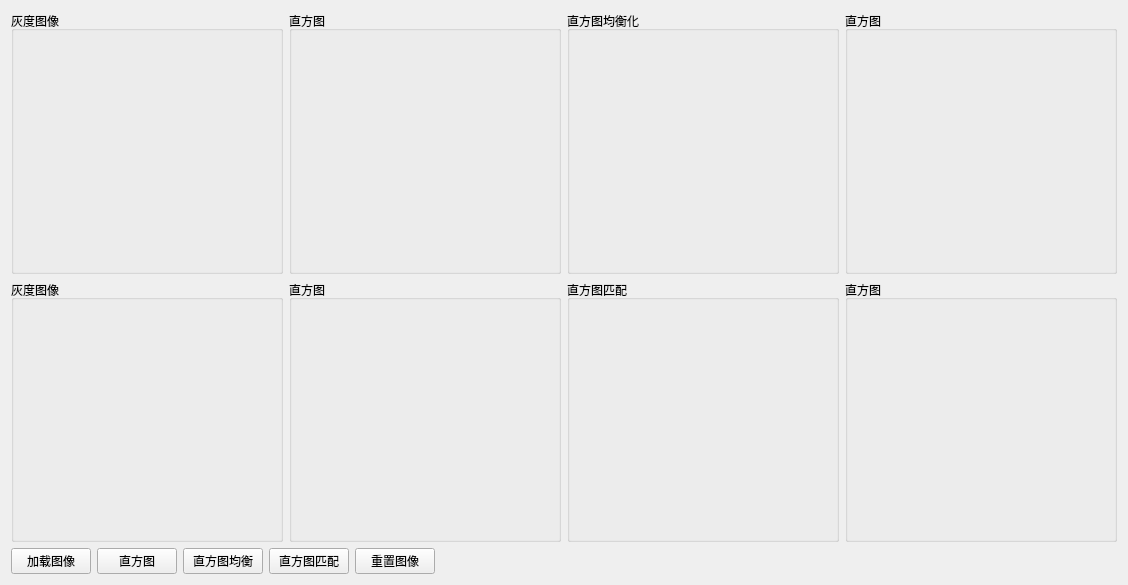
<?xml version="1.0" encoding="UTF-8"?>
<ui version="4.0">
 <class>Widget</class>
 <widget class="QWidget" name="Widget">
  <property name="geometry">
   <rect>
    <x>0</x>
    <y>0</y>
    <width>1128</width>
    <height>585</height>
   </rect>
  </property>
  <property name="windowTitle">
   <string>Widget</string>
  </property>
  <layout class="QGridLayout" name="gridLayout">
   <item row="0" column="0">
    <widget class="QGroupBox" name="groupBox">
     <property name="sizePolicy">
      <sizepolicy hsizetype="Preferred" vsizetype="Expanding">
       <horstretch>0</horstretch>
       <verstretch>0</verstretch>
      </sizepolicy>
     </property>
     <property name="title">
      <string>灰度图像</string>
     </property>
     <layout class="QVBoxLayout" name="verticalLayout">
      <item>
       <widget class="QLabel" name="lbl_grayImg1">
        <property name="text">
         <string/>
        </property>
       </widget>
      </item>
     </layout>
    </widget>
   </item>
   <item row="0" column="1">
    <widget class="QGroupBox" name="groupBox_2">
     <property name="sizePolicy">
      <sizepolicy hsizetype="Preferred" vsizetype="Expanding">
       <horstretch>0</horstretch>
       <verstretch>0</verstretch>
      </sizepolicy>
     </property>
     <property name="title">
      <string>直方图</string>
     </property>
     <layout class="QVBoxLayout" name="verticalLayout_2">
      <item>
       <widget class="QLabel" name="lbl_histogram1">
        <property name="text">
         <string/>
        </property>
       </widget>
      </item>
     </layout>
    </widget>
   </item>
   <item row="0" column="2">
    <widget class="QGroupBox" name="groupBox_3">
     <property name="sizePolicy">
      <sizepolicy hsizetype="Preferred" vsizetype="Expanding">
       <horstretch>0</horstretch>
       <verstretch>0</verstretch>
      </sizepolicy>
     </property>
     <property name="title">
      <string>直方图均衡化</string>
     </property>
     <layout class="QVBoxLayout" name="verticalLayout_3">
      <item>
       <widget class="QLabel" name="lbl_enhanced">
        <property name="text">
         <string/>
        </property>
       </widget>
      </item>
     </layout>
    </widget>
   </item>
   <item row="0" column="3">
    <widget class="QGroupBox" name="groupBox_8">
     <property name="sizePolicy">
      <sizepolicy hsizetype="Preferred" vsizetype="Expanding">
       <horstretch>0</horstretch>
       <verstretch>0</verstretch>
      </sizepolicy>
     </property>
     <property name="title">
      <string>直方图</string>
     </property>
     <layout class="QVBoxLayout" name="verticalLayout_8">
      <item>
       <widget class="QLabel" name="lbl_enhancedHist">
        <property name="text">
         <string/>
        </property>
       </widget>
      </item>
     </layout>
    </widget>
   </item>
   <item row="1" column="0">
    <widget class="QGroupBox" name="groupBox_6">
     <property name="sizePolicy">
      <sizepolicy hsizetype="Preferred" vsizetype="Expanding">
       <horstretch>0</horstretch>
       <verstretch>0</verstretch>
      </sizepolicy>
     </property>
     <property name="title">
      <string>灰度图像</string>
     </property>
     <layout class="QVBoxLayout" name="verticalLayout_6">
      <item>
       <widget class="QLabel" name="lbl_grayImg2">
        <property name="text">
         <string/>
        </property>
       </widget>
      </item>
     </layout>
    </widget>
   </item>
   <item row="1" column="1">
    <widget class="QGroupBox" name="groupBox_5">
     <property name="sizePolicy">
      <sizepolicy hsizetype="Preferred" vsizetype="Expanding">
       <horstretch>0</horstretch>
       <verstretch>0</verstretch>
      </sizepolicy>
     </property>
     <property name="title">
      <string>直方图</string>
     </property>
     <layout class="QVBoxLayout" name="verticalLayout_5">
      <item>
       <widget class="QLabel" name="lbl_histogram2">
        <property name="text">
         <string/>
        </property>
       </widget>
      </item>
     </layout>
    </widget>
   </item>
   <item row="1" column="2">
    <widget class="QGroupBox" name="groupBox_4">
     <property name="sizePolicy">
      <sizepolicy hsizetype="Preferred" vsizetype="Expanding">
       <horstretch>0</horstretch>
       <verstretch>0</verstretch>
      </sizepolicy>
     </property>
     <property name="title">
      <string>直方图匹配</string>
     </property>
     <layout class="QVBoxLayout" name="verticalLayout_4">
      <item>
       <widget class="QLabel" name="lbl_matchImg">
        <property name="text">
         <string/>
        </property>
       </widget>
      </item>
     </layout>
    </widget>
   </item>
   <item row="1" column="3">
    <widget class="QGroupBox" name="groupBox_7">
     <property name="sizePolicy">
      <sizepolicy hsizetype="Preferred" vsizetype="Expanding">
       <horstretch>0</horstretch>
       <verstretch>0</verstretch>
      </sizepolicy>
     </property>
     <property name="title">
      <string>直方图</string>
     </property>
     <layout class="QVBoxLayout" name="verticalLayout_7">
      <item>
       <widget class="QLabel" name="lbl_matchImgHist">
        <property name="text">
         <string/>
        </property>
       </widget>
      </item>
     </layout>
    </widget>
   </item>
   <item row="2" column="0" colspan="2">
    <layout class="QHBoxLayout" name="horizontalLayout">
     <item>
      <widget class="QPushButton" name="btn_loadImg">
       <property name="text">
        <string>加载图像</string>
       </property>
      </widget>
     </item>
     <item>
      <widget class="QPushButton" name="btn_histogram">
       <property name="text">
        <string>直方图</string>
       </property>
      </widget>
     </item>
     <item>
      <widget class="QPushButton" name="btn_equilibriumImg">
       <property name="text">
        <string>直方图均衡</string>
       </property>
      </widget>
     </item>
     <item>
      <widget class="QPushButton" name="btn_matchImg">
       <property name="text">
        <string>直方图匹配</string>
       </property>
      </widget>
     </item>
     <item>
      <widget class="QPushButton" name="btn_resetImg">
       <property name="text">
        <string>重置图像</string>
       </property>
      </widget>
     </item>
     <item>
      <spacer name="horizontalSpacer">
       <property name="orientation">
        <enum>Qt::Horizontal</enum>
       </property>
       <property name="sizeHint" stdset="0">
        <size>
         <width>40</width>
         <height>20</height>
        </size>
       </property>
      </spacer>
     </item>
    </layout>
   </item>
  </layout>
 </widget>
 <resources/>
 <connections/>
</ui>
